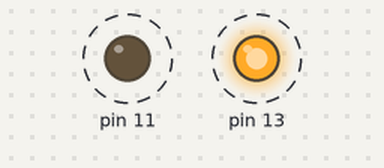
Recording of a sketch running on a simulated Arduino Uno, built with avr-gcc and run on an emulated ATmega328P. Parts: output pins drawn as LEDs (lit = HIGH). Dashed ring = blinking.

Above: at 0.2 s.
Timing chart, 0 to 3.5 s (numbered marks = the images above):
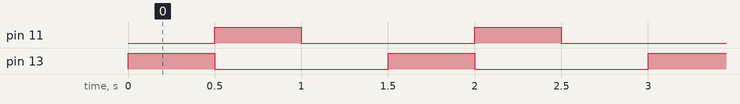

The sketch:

Lecture_3_Exercise_2.ino
```cpp
void setup() {
  // Setup active pins and Baud Rate
  Serial.begin(9600);
  pinMode(13, OUTPUT);
  pinMode(11, OUTPUT);
}

void loop() {
  // Alternate between 2 LEDs being on and off
  digitalWrite(13, HIGH);
  delay(500);
  digitalWrite(13, LOW);
  digitalWrite(11, HIGH);
  delay(500);
  digitalWrite(11, LOW);
  delay(500);
}
```

Measured:
- by itself, pin 11, pin 13: alternates HIGH for 0.50 s and LOW for 1.0 s
- by itself, everything shown: repeats every 1.5 s, in 3 steps
